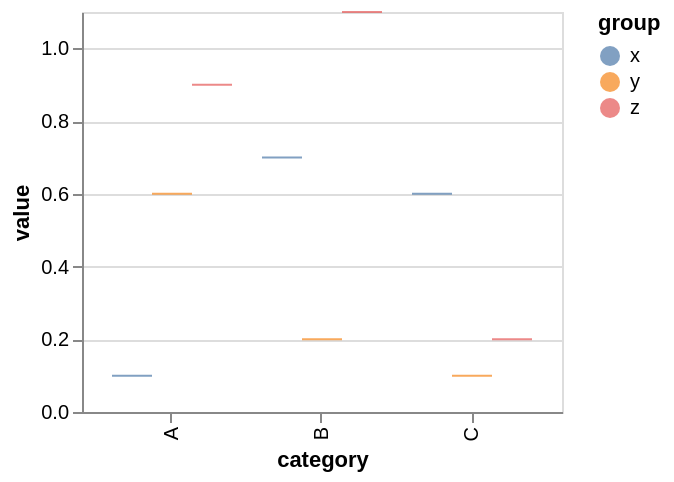

The Vega-Lite source for this figure:
### Vega specification from a JSON file in a GitHub repository (floating-point values rounded to 4 significant figures)
{"$schema": "https://vega.github.io/schema/vega/v5.json", "background": "white", "padding": 5, "height": 200, "style": "cell", "data": [{"name": "source_0", "values": [{"category": "A", "group": "x", "value": 0.1}, {"category": "A", "group": "y", "value": 0.6}, {"category": "A", "group": "z", "value": 0.9}, {"category": "B", "group": "x", "value": 0.7}, {"category": "B", "group": "y", "value": 0.2}, {"category": "B", "group": "z", "value": 1.1}, {"category": "C", "group": "x", "value": 0.6}, {"category": "C", "group": "y", "value": 0.1}, {"category": "C", "group": "z", "value": 0.2}]}, {"name": "data_0", "source": "source_0", "transform": [{"type": "filter", "expr": "isValid(datum[\"value\"]) && isFinite(+datum[\"value\"])"}]}], "signals": [{"name": "x_step", "update": "20 * bandspace(domain('xOffset').length, 0, 0) / (1-0.2)"}, {"name": "width", "update": "bandspace(domain('x').length, 0.2, 0.2) * x_step"}], "marks": [{"name": "marks", "type": "rect", "style": ["tick"], "from": {"data": "data_0"}, "encode": {"update": {"opacity": {"value": 0.7}, "fill": {"scale": "color", "field": "group"}, "ariaRoleDescription": {"value": "tick"}, "description": {"signal": "\"category: \" + (isValid(datum[\"category\"]) ? datum[\"category\"] : \"\"+datum[\"category\"]) + \"; value: \" + (format(datum[\"value\"], \"\")) + \"; group: \" + (isValid(datum[\"group\"]) ? datum[\"group\"] : \"\"+datum[\"group\"])"}, "xc": {"scale": "x", "field": "category", "offset": {"scale": "xOffset", "field": "group", "band": 0.5}}, "yc": {"scale": "y", "field": "value"}, "width": {"scale": "xOffset", "band": 1}, "height": {"value": 1}}}}], "scales": [{"name": "x", "type": "band", "domain": {"data": "data_0", "field": "category", "sort": true}, "range": {"step": {"signal": "x_step"}}, "paddingInner": 0.2, "paddingOuter": 0.2}, {"name": "y", "type": "linear", "domain": {"data": "data_0", "field": "value"}, "range": [{"signal": "height"}, 0], "nice": true, "zero": true}, {"name": "xOffset", "type": "band", "domain": {"data": "data_0", "field": "group", "sort": true}, "range": {"step": 20}}, {"name": "color", "type": "ordinal", "domain": {"data": "data_0", "field": "group", "sort": true}, "range": "category"}], "axes": [{"scale": "y", "orient": "left", "gridScale": "x", "grid": true, "tickCount": {"signal": "ceil(height/40)"}, "domain": false, "labels": false, "aria": false, "maxExtent": 0, "minExtent": 0, "ticks": false, "zindex": 0}, {"scale": "x", "orient": "bottom", "grid": false, "title": "category", "labelAlign": "right", "labelAngle": 270, "labelBaseline": "middle", "zindex": 0}, {"scale": "y", "orient": "left", "grid": false, "title": "value", "labelOverlap": true, "tickCount": {"signal": "ceil(height/40)"}, "zindex": 0}], "legends": [{"fill": "color", "symbolType": "circle", "title": "group", "encode": {"symbols": {"update": {"opacity": {"value": 0.7}}}}}]}
